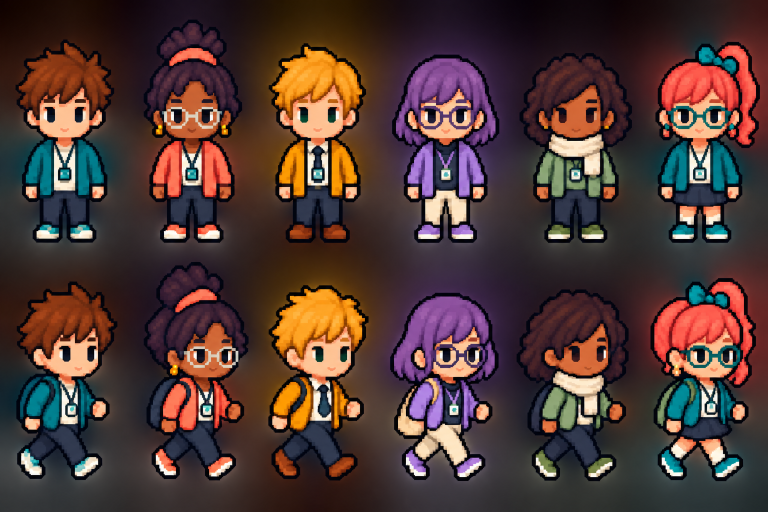
#> input picture tools/generated-inputs/character-family.png, 1536 x 1024 px (shown at 1/2 size)
$ python -i normalize-character-sheets.py   (imports and definitions only)
#> lines starting #> are read from the running program, lines starting #| are printed output that depends on the picture
"""Normalize the reviewed character sheets to a 2x4 256px-frame contract."""

from __future__ import annotations

import argparse
from pathlib import Path

import numpy as np
from PIL import Image


FRAME_SIZE = 256
FRAME_COLUMNS = 2
FRAME_ROWS = 4
SOURCE_FRAME_SIZE = 64


def alpha_bbox(image: Image.Image, threshold: int = 16) -> tuple[int, int, int, int] | None:
    alpha = image.getchannel("A").point(lambda value: 255 if value > threshold else 0)
    return alpha.getbbox()


# [66 lines left out: functions normalize_existing_sheet, visible_components, not called in this run]


def normalize_repaired_sheet(source: Image.Image) -> Image.Image:
    """Extract the repaired 2x4 sheet produced by ImageGen into square cells.

    The built-in image editor may return a portrait canvas with the repaired
    sheet in its upper-left 512x1536 region. Each extracted frame is cropped
    to its visible alpha and bottom-aligned in a 256px cell.
    """
    if source.width < 512 or source.height < 1536:
        raise ValueError(f"expected a portrait repaired sheet, got {source.size}")

    result = Image.new("RGBA", (FRAME_SIZE * FRAME_COLUMNS, FRAME_SIZE * FRAME_ROWS), (0, 0, 0, 0))
    source = source.convert("RGBA")
    boxes = visible_components(source)
    frames = [source.crop(box) for box in boxes]
    scale = min(
        (FRAME_SIZE - 12) / max(frame.width for frame in frames),
        (FRAME_SIZE - 12) / max(frame.height for frame in frames),
    )
    for index, frame in enumerate(frames):
        frame = frame.resize(
            (max(1, round(frame.width * scale)), max(1, round(frame.height * scale))),
            Image.Resampling.NEAREST,
        )
        row, column = divmod(index, FRAME_COLUMNS)
        x = column * FRAME_SIZE + (FRAME_SIZE - frame.width) // 2
        y = row * FRAME_SIZE + FRAME_SIZE - frame.height - 4
        result.alpha_composite(frame, (x, y))
    return result


# [19 lines left out: function main, not called in this run]


# [2 lines not run here, left out]

>>> import cv2
>>> picture = cv2.imread('generated-inputs/character-family.png', cv2.IMREAD_GRAYSCALE)
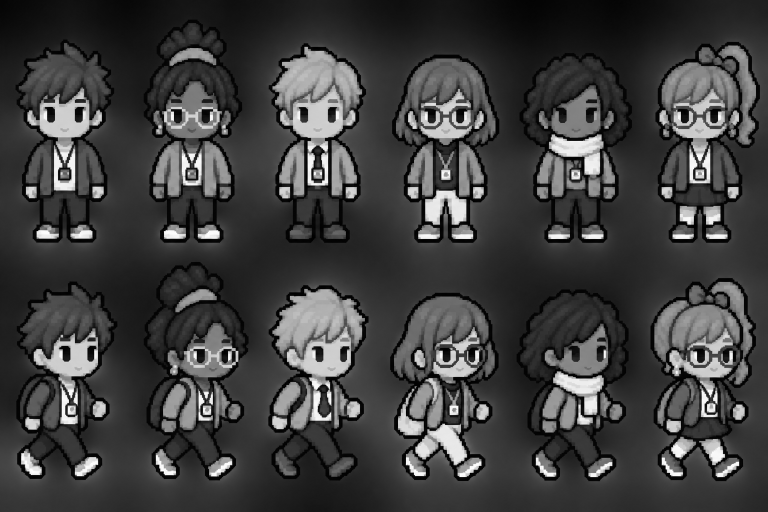
#> picture: shape (1024, 1536) (shown at 1/2 size); min 0, max 255, mean 63.3
#> (the run stopped early here; a loop or call above may not have finished)

$ run again, on tools/generated-inputs/decor-atlas.png
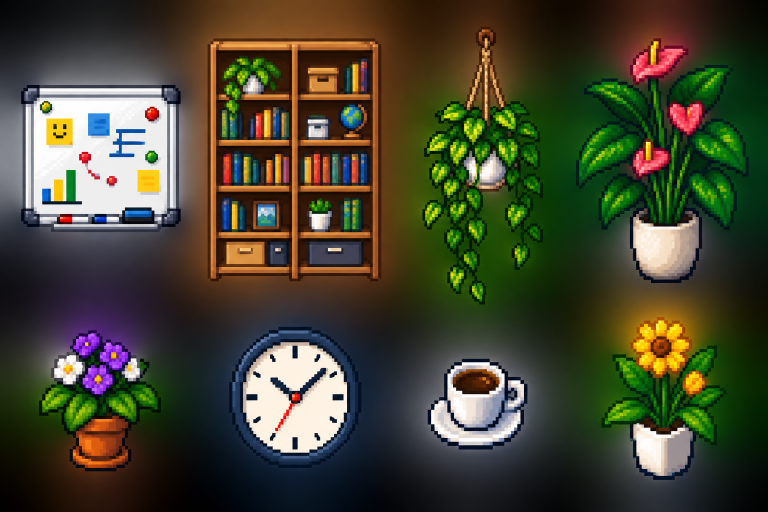
#> input picture tools/generated-inputs/decor-atlas.png, 1536 x 1024 px (shown at 1/2 size)
#> `picture = cv2.imread('generated-inputs/character-family.png', cv2.IMRE..`:
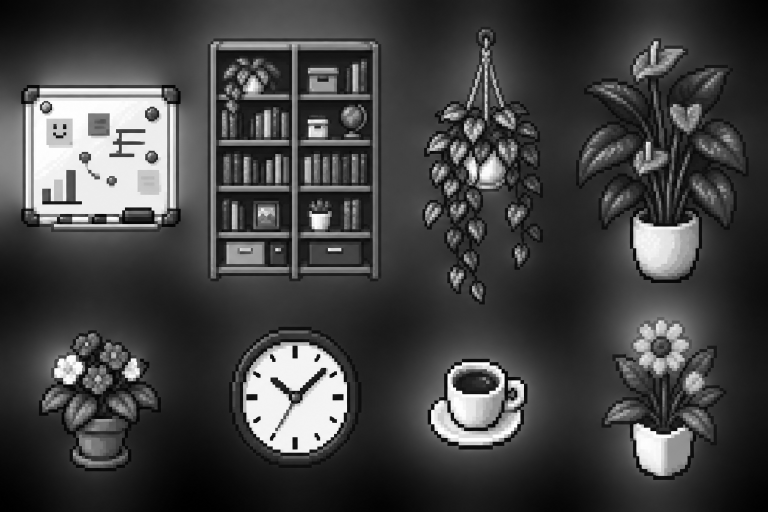
#> picture: shape (1024, 1536) (shown at 1/2 size); min 0, max 255, mean 66.4

$ run again, on tools/generated-inputs/furniture-atlas-v2.png
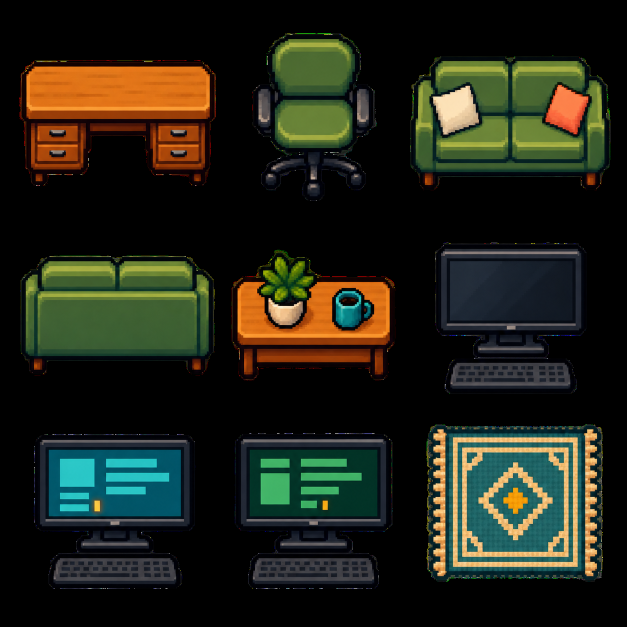
#> input picture tools/generated-inputs/furniture-atlas-v2.png, 1254 x 1254 px (shown at 1/2 size)
#> `picture = cv2.imread('generated-inputs/character-family.png', cv2.IMRE..`:
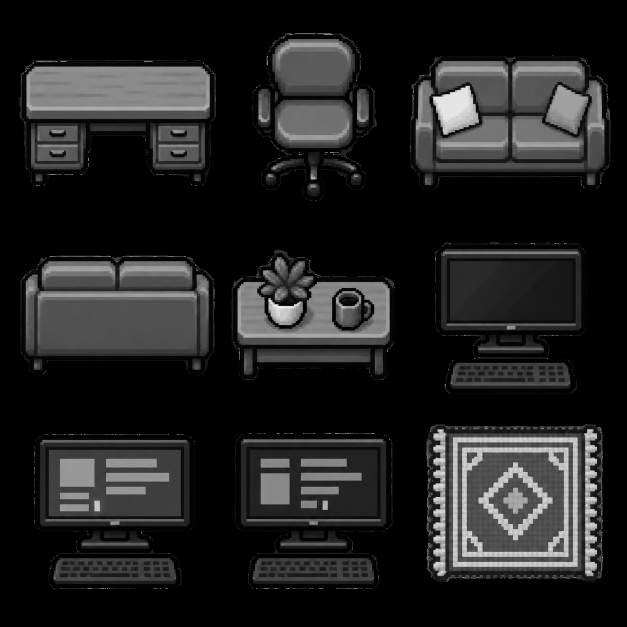
#> picture: shape (1254, 1254) (shown at 1/2 size); min 0, max 255, mean 33.3

$ run again, on tools/generated-inputs/furniture-atlas.png
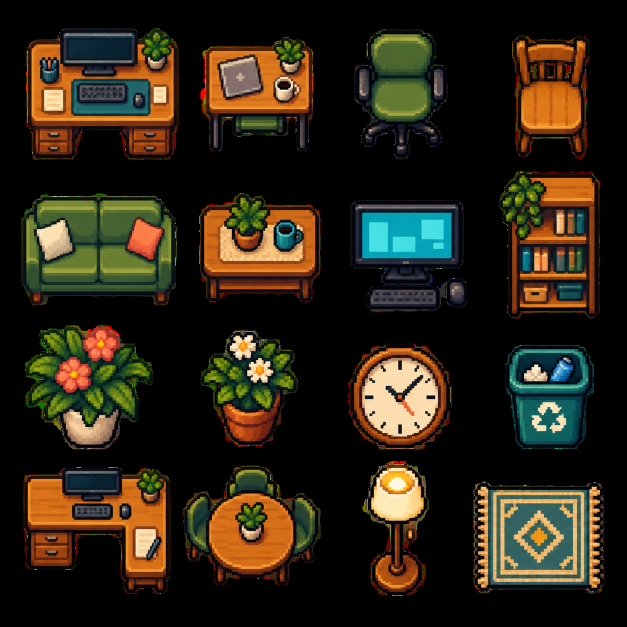
#> input picture tools/generated-inputs/furniture-atlas.png, 1254 x 1254 px (shown at 1/2 size)
#> `picture = cv2.imread('generated-inputs/character-family.png', cv2.IMRE..`:
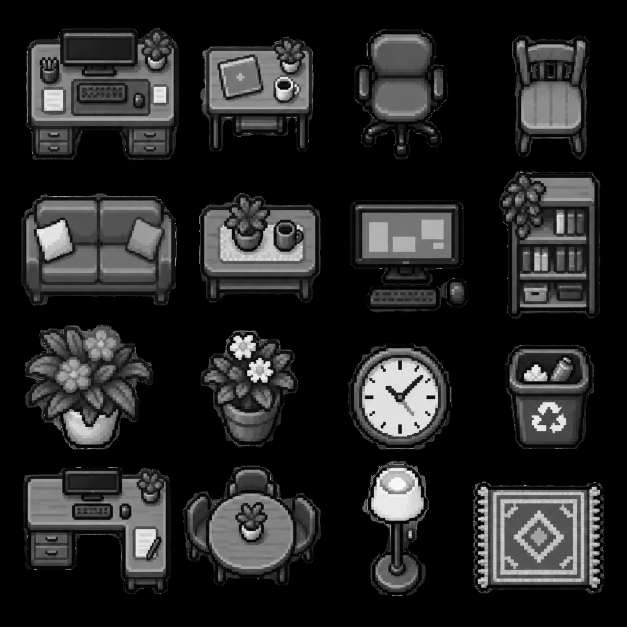
#> picture: shape (1254, 1254) (shown at 1/2 size); min 0, max 255, mean 37.6
